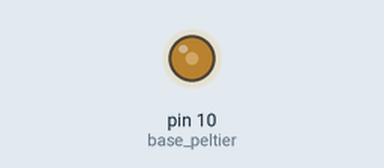
A sketch run on a simulated Arduino Uno, built with avr-gcc and run on an emulated ATmega328P. Shown: output pins drawn as LEDs (lit = HIGH).

Above: at 0.1 s.
Timing chart, 0 to 1.6 s (numbered marks = the images above):
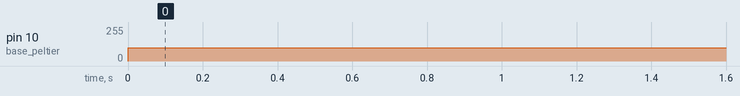

Measured:
- by itself, pin 10 (base_peltier): 0/255 → 100/255 at 0.00 s

The sketch:

peltierDuty.ino
```cpp
int base_peltier = 10;


void setup() {
  // put your setup code here, to run once:
  pinMode(base_peltier, OUTPUT);

  Serial.begin(115200);
}

void loop() {
  // put your main code here, to run repeatedly:
  analogWrite(base_peltier, 100);
  delay(500);
}
```
